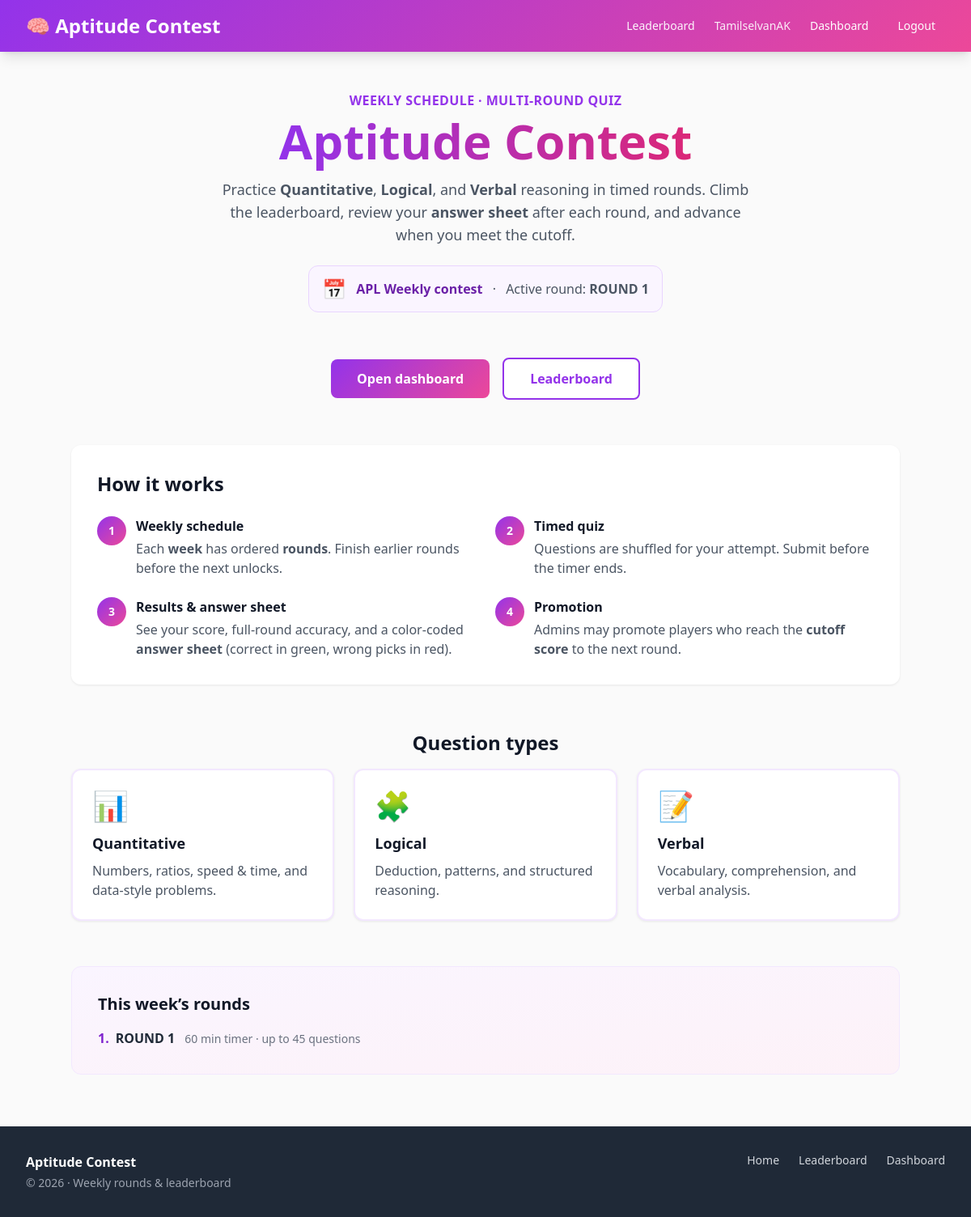
The app's page / (signed in) with its own data.
### contest/models.py (models this page shows, shortened)
class Week(models.Model):
    title = models.CharField(max_length=100, unique=True)
    start_date = models.DateField()
    end_date = models.DateField()
    is_active = models.BooleanField(default=False)
    class Meta:
        ordering = ["-start_date"]
        verbose_name = "Week"
        verbose_name_plural = "Weeks (schedule)"

class Round(models.Model):
    week = models.ForeignKey(Week, on_delete=models.CASCADE, related_name="rounds")
    round_name = models.CharField(max_length=100)
    order_number = models.PositiveIntegerField(default=1)
    is_active = models.BooleanField(default=False)
    duration_seconds = models.PositiveIntegerField(
        default=1800,
        help_text="Quiz timer for this round (seconds). Default 1800 = 30 minutes.",
    )
    total_questions = models.PositiveIntegerField(
        default=30,
        help_text="Max number of questions to show in this round (picks first N by order).",
    )
    promotion_cutoff_score = models.PositiveIntegerField(
        null=True,
        blank=True,
        help_text=(
            "Minimum total score on this round to qualify for the next round. "
            "Admin uses this for promotion (list action + button). Leave empty to disable."
        ),
    )
    class Meta:
        ordering = ["week", "order_number", "id"]
        unique_together = [("week", "order_number"), ("week", "round_name")]
        verbose_name = "Round"
        verbose_name_plural = "Rounds (all weeks)"

### contest/views.py (the view)
# urls.py: path('', views.home, name='home'),
def home(request):
    active_week = get_active_week()
    active_round = get_active_round_for_week(active_week)
    rounds_preview = []
    if active_week:
        rounds_preview = list(
            active_week.rounds.order_by("order_number", "id").values(
                "round_name", "order_number", "duration_seconds", "total_questions"
            )[:12]
        )
    return render(
        request,
        "home.html",
        {
            "active_week": active_week,
            "active_round": active_round,
            "rounds_preview": rounds_preview,
        },
    )

### contest/templatetags/contest_extras.py (called while the page is built)
@register.filter(name="duration_fmt")
def duration_fmt(value):
    return format_duration_seconds(value)

### contest/time_display.py (called while the page is built, shortened)
def format_duration_seconds(seconds) -> str:
    try:
        s = int(seconds)
    except (TypeError, ValueError):
        return "—"
    s = max(0, s)
    if s < 60:
        return f"{s} sec" if s != 1 else "1 sec"
    m_total, sec = divmod(s, 60)
    if m_total < 120:
        if sec:
            return f"{m_total} min {sec} sec"
        return f"{m_total} min" if m_total != 1 else "1 min"

### contest/views.py (called while the page is built)
def get_active_week():
    return Week.objects.filter(is_active=True).first()

def get_active_round_for_week(week):
    if not week:
        return None
    return week.rounds.filter(is_active=True).order_by("order_number").first()

### templates/home.html (shortened to what this page needs)
{% extends 'base.html' %}
{% load contest_extras %}
{% block content %}
<div class="w-full max-w-5xl mx-auto min-w-0 space-y-10 sm:space-y-14 pb-8">
    <section class="text-center px-1 sm:px-0 pt-2 sm:pt-4">
        <p class="text-sm sm:text-base font-semibold text-purple-600 uppercase tracking-wide mb-2">
            Weekly schedule · Multi-round quiz
        </p>
        <h1 class="text-3xl sm:text-4xl md:text-5xl lg:text-6xl font-extrabold leading-tight mb-4">
            <span class="bg-gradient-to-r from-purple-600 to-pink-600 bg-clip-text text-transparent">
            </span>
        </h1>
        <p class="text-base sm:text-lg text-gray-600 max-w-2xl mx-auto mb-6">
            Practice <strong>Quantitative</strong>, <strong>Logical</strong>, and <strong>Verbal</strong> reasoning in timed rounds.
            Climb the leaderboard, review your <strong>answer sheet</strong> after each round, and advance when you meet the cutoff.
        </p>
        {% if active_week %}
        <div class="inline-flex flex-col sm:flex-row sm:items-center gap-2 sm:gap-3 px-4 py-3 rounded-xl bg-purple-50 border border-purple-200 text-left sm:text-center max-w-lg mx-auto">
            <span class="text-2xl" aria-hidden="true">📅</span>
            <div class="text-sm sm:text-base text-gray-800">
                <span class="font-bold text-purple-800">{{ active_week.title }}</span>
                {% if active_round %}
                <span class="block sm:inline sm:before:content-['·'] sm:before:mx-2 text-gray-600">
                    Active round: <strong>{{ active_round.round_name }}</strong>
                </span>
                {% else %}
                <span class="block sm:inline text-amber-700 text-sm mt-1 sm:mt-0">Waiting for admin to activate a round.</span>
                {% endif %}
            </div>
        </div>
        {% else %}
        <p class="text-sm text-amber-800 bg-amber-50 border border-amber-200 rounded-lg px-4 py-3 max-w-md mx-auto">
            No active week right now. Check back after the organizer opens the contest.
        </p>
        {% endif %}
    </section>
    <section class="flex flex-col sm:flex-row flex-wrap justify-center items-stretch sm:items-center gap-3 sm:gap-4 px-2">
        {% if user.is_authenticated %}
            <a href="{% url 'dashboard' %}" class="btn-primary w-full sm:w-auto text-center py-3.5 sm:py-3 min-h-[48px] flex items-center justify-center">
                Open dashboard
            </a>
            <a href="{% url 'leaderboard' %}" class="btn-secondary w-full sm:w-auto text-center py-3.5 sm:py-3 min-h-[48px] flex items-center justify-center">
                Leaderboard
            </a>
        {% endif %}
    </section>
    <section class="card p-5 sm:p-8">
        <h2 class="text-xl sm:text-2xl font-bold text-gray-900 mb-4 sm:mb-6 text-center sm:text-left">
            How it works
        </h2>
        <ol class="grid gap-4 sm:gap-6 sm:grid-cols-2">
            <li class="flex gap-3">
                <span class="flex-shrink-0 w-9 h-9 rounded-full gradient-purple-pink text-white font-bold flex items-center justify-center text-sm">1</span>
                <div>
                    <h3 class="font-semibold text-gray-900">Weekly schedule</h3>
                    <p class="text-sm sm:text-base text-gray-600 mt-1">Each <strong>week</strong> has ordered <strong>rounds</strong>. Finish earlier rounds before the next unlocks.</p>
                </div>
            </li>
            <li class="flex gap-3">
                <span class="flex-shrink-0 w-9 h-9 rounded-full gradient-purple-pink text-white font-bold flex items-center justify-center text-sm">2</span>
                <div>
                    <h3 class="font-semibold text-gray-900">Timed quiz</h3>
                    <p class="text-sm sm:text-base text-gray-600 mt-1">Questions are shuffled for your attempt. Submit before the timer ends.</p>
                </div>
            </li>
            <li class="flex gap-3">
                <span class="flex-shrink-0 w-9 h-9 rounded-full gradient-purple-pink text-white font-bold flex items-center justify-center text-sm">3</span>
                <div>
                    <h3 class="font-semibold text-gray-900">Results &amp; answer sheet</h3>
                    <p class="text-sm sm:text-base text-gray-600 mt-1">See your score, full-round accuracy, and a color-coded <strong>answer sheet</strong> (correct in green, wrong picks in red).</p>
                </div>
            </li>
            <li class="flex gap-3">
                <span class="flex-shrink-0 w-9 h-9 rounded-full gradient-purple-pink text-white font-bold flex items-center justify-center text-sm">4</span>
                <div>
                    <h3 class="font-semibold text-gray-900">Promotion</h3>
                    <p class="text-sm sm:text-base text-gray-600 mt-1">Admins may promote players who reach the <strong>cutoff score</strong> to the next round.</p>
                </div>
            </li>
        </ol>
    </section>
    <section>
        <h2 class="text-xl sm:text-2xl font-bold text-gray-900 mb-4 text-center">Question types</h2>
        <div class="grid grid-cols-1 sm:grid-cols-3 gap-4 sm:gap-6">
            <div class="card p-5 sm:p-6 border-2 border-purple-100 hover:border-purple-200 transition">
                <div class="text-3xl sm:text-4xl mb-3" aria-hidden="true">📊</div>
                <h3 class="text-lg font-bold text-gray-900 mb-2">Quantitative</h3>
                <p class="text-sm sm:text-base text-gray-600">Numbers, ratios, speed &amp; time, and data-style problems.</p>
            </div>
            <div class="card p-5 sm:p-6 border-2 border-purple-100 hover:border-purple-200 transition">
                <div class="text-3xl sm:text-4xl mb-3" aria-hidden="true">🧩</div>
                <h3 class="text-lg font-bold text-gray-900 mb-2">Logical</h3>
                <p class="text-sm sm:text-base text-gray-600">Deduction, patterns, and structured reasoning.</p>
            </div>
            <div class="card p-5 sm:p-6 border-2 border-purple-100 hover:border-purple-200 transition sm:col-span-1 col-span-1">
                <div class="text-3xl sm:text-4xl mb-3" aria-hidden="true">📝</div>
                <h3 class="text-lg font-bold text-gray-900 mb-2">Verbal</h3>
                <p class="text-sm sm:text-base text-gray-600">Vocabulary, comprehension, and verbal analysis.</p>
            </div>
        </div>
    </section>
    {% if rounds_preview %}
    <section class="rounded-xl bg-gradient-to-br from-purple-50 to-pink-50 border border-purple-100 p-5 sm:p-8">
        <h2 class="text-lg sm:text-xl font-bold text-gray-900 mb-4">This week&rsquo;s rounds</h2>
        <ul class="space-y-2 sm:space-y-3">
            {% for r in rounds_preview %}
            <li class="flex flex-wrap items-baseline gap-x-2 gap-y-1 text-sm sm:text-base text-gray-800">
                <span class="font-bold text-purple-700 tabular-nums">{{ r.order_number }}.</span>
                <span class="font-semibold">{{ r.round_name }}</span>
                <span class="text-gray-500 text-xs sm:text-sm w-full sm:w-auto sm:ml-1">
                    {{ r.duration_seconds|duration_fmt }} timer · up to {{ r.total_questions }} questions
                </span>
            </li>
            {% endfor %}
        </ul>
    </section>
    {% endif %}
</div>
{% endblock %}

### templates/base.html (shortened to what this page needs)
<!DOCTYPE html>
<html lang="en">
<head>
    <script src="https://cdn.tailwindcss.com"></script>
</head>
<body class="min-h-screen flex flex-col pb-[env(safe-area-inset-bottom)] overflow-x-hidden antialiased">
    <nav class="gradient-purple-pink shadow-lg sticky top-0 z-50">
        <div class="max-w-7xl mx-auto px-3 sm:px-6 lg:px-8">
            <div class="flex items-center justify-between gap-2 h-14 sm:h-16">
                <a href="{% url 'home' %}" class="text-white text-lg sm:text-2xl font-bold hover:opacity-90 transition truncate min-w-0 pr-2">
                    🧠 <span class="hidden sm:inline">Aptitude Contest</span><span class="sm:hidden">Contest</span>
                </a>
                <div class="hidden md:flex items-center gap-1 lg:gap-3 flex-shrink-0">
                    <a href="{% url 'leaderboard' %}" class="text-white/95 hover:text-white px-2 lg:px-3 py-2 rounded-md text-sm font-medium transition whitespace-nowrap">
                        Leaderboard
                    </a>
                    {% if user.is_authenticated %}
                        <span class="text-white/90 text-sm max-w-[140px] lg:max-w-xs truncate hidden lg:inline" title="{{ user.username }}">{{ user.username }}</span>
                        <a href="{% url 'dashboard' %}" class="text-white hover:text-gray-100 px-2 lg:px-3 py-2 rounded-md text-sm font-medium transition">Dashboard</a>
                        <a href="{% url 'logout' %}" class="text-white hover:text-gray-100 px-2 lg:px-3 py-2 rounded-md text-sm font-medium transition">Logout</a>
                    {% else %}
                        <a href="{% url 'login' %}" class="text-white hover:text-gray-100 px-2 lg:px-3 py-2 rounded-md text-sm font-medium transition">Login</a>
                        <a href="{% url 'register' %}" class="bg-white text-purple-600 hover:bg-gray-100 px-3 py-2 rounded-md text-sm font-semibold transition">Register</a>
                    {% endif %}
                </div>
            </div>
        </div>
    </nav>
    <main class="flex-grow max-w-7xl mx-auto w-full min-w-0 px-3 sm:px-6 lg:px-8 py-6 sm:py-8">
        {% block content %}{% endblock %}
    </main>
    <footer class="bg-gray-800 text-white mt-auto">
        <div class="max-w-7xl mx-auto px-3 sm:px-6 lg:px-8 py-6 sm:py-8">
            <div class="flex flex-col gap-6 sm:flex-row sm:justify-between sm:items-start">
                <div>
                    <p class="text-white font-semibold mb-1">Aptitude Contest</p>
                    <p class="text-gray-400 text-sm">&copy; {% now "Y" %} · Weekly rounds &amp; leaderboard</p>
                </div>
                <div class="flex flex-col sm:flex-row sm:flex-wrap gap-2 sm:gap-6 text-sm">
                    <a href="{% url 'home' %}" class="text-gray-300 hover:text-white py-2 sm:py-0 transition">Home</a>
                    <a href="{% url 'leaderboard' %}" class="text-gray-300 hover:text-white py-2 sm:py-0 transition">Leaderboard</a>
                    {% if user.is_authenticated %}
                    <a href="{% url 'dashboard' %}" class="text-gray-300 hover:text-white py-2 sm:py-0 transition">Dashboard</a>
                    {% else %}
                    <a href="{% url 'login' %}" class="text-gray-300 hover:text-white py-2 sm:py-0 transition">Login</a>
                    {% endif %}
                </div>
            </div>
        </div>
    </footer>
</body>
</html>

### templates/base.html (style rules this page uses)
body { background-color: #fafafa; color: #111827; -webkit-tap-highlight-color: transparent; }
.gradient-purple-pink { background: linear-gradient(135deg, #9333ea 0%, #ec4899 100%); }
.btn-primary { background: linear-gradient(135deg, #9333ea 0%, #ec4899 100%); color: white; padding: 0.75rem 1.5rem; border-radius: 0.5rem; font-weight: 600; transition: transform 0.2s, box-shadow 0.2s; display: inline-block; text-align: center; touch-action: manipulation; min-height: 44px; }
@media (min-width: 640px) { .btn-primary { padding: 0.75rem 2rem; } }
.btn-secondary { background: white; color: #9333ea; border: 2px solid #9333ea; padding: 0.75rem 1.5rem; border-radius: 0.5rem; font-weight: 600; transition: transform 0.2s, background 0.2s; display: inline-block; text-align: center; touch-action: manipulation; min-height: 44px; }
@media (min-width: 640px) { .btn-secondary { padding: 0.75rem 2rem; } }
.card { background: white; border-radius: 0.75rem; box-shadow: 0 1px 3px 0 rgba(0, 0, 0, 0.08); transition: box-shadow 0.3s; }

### records on screen
Week: title "APL Weekly contest"
Round: round_name "ROUND 1", order_number "1", duration_seconds|duration_fmt "60 min", total_questions "45"

### other values on screen
{{ user.username }} "TamilselvanAK"
